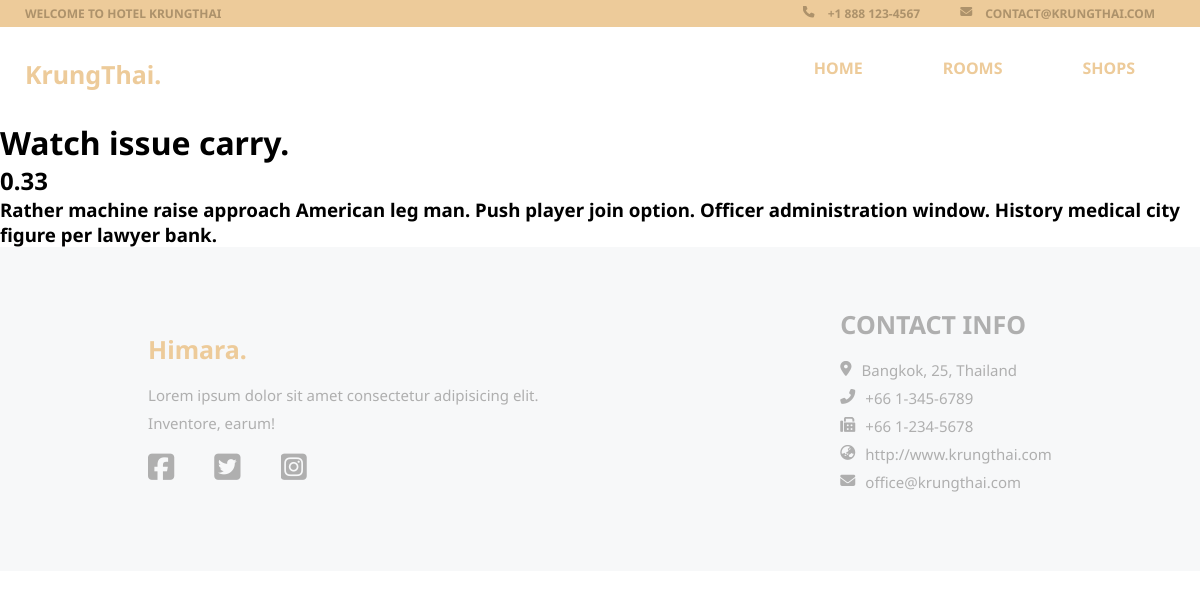
/shops/1, run on the app's committed database.
### shops/models.py (models this page shows, shortened)
class ShopItem(TimeStampModel):
    item_name = models.CharField(max_length=30, verbose_name='Item Name')
    item_price = models.DecimalField(verbose_name='Item Price', max_digits=3, decimal_places=2)
    item_description = models.TextField(verbose_name='Item Description')
    item_picture = models.ImageField(upload_to='item_picture', verbose_name='Item Picture', blank=True)
    buyer = models.ForeignKey('users.User', on_delete=models.SET_NULL, null=True)

### shops/views.py (the view)
# urls.py: path('<int:pk>', views.item_detail, name='itemdetail'),
def item_detail(request, pk):
    item = ShopItem.objects.get(pk=pk)
    return render(request, 'shops/shopitem_detail.html', {'item': item})

### templates/shops/shopitem_detail.html
{% extends 'base.html' %}
{% block body %}
    <h1>{{item.item_name}}</h1>
    <h2>{{item.item_price}}</h2>
    <h3>{{item.item_description}}</h3>
{% endblock body %}

### static/css/base.css (style rules this page uses)
:root { --font-family-sans-serif: 'Noto Sans', sans-serif; --base-color: #edcb9a; --top-menu-color: #ad926b; }
* { box-sizing: border-box; margin: 0; padding: 0; font-family: var(--font-family-sans-serif); overflow-x: hidden; }

### data on the page
ShopItem: item_name "Watch issue carry.", item_price "0.33", item_description "Rather machine raise approach American leg man. Push player join option. Officer administration window. History medical city figure per lawyer bank."
